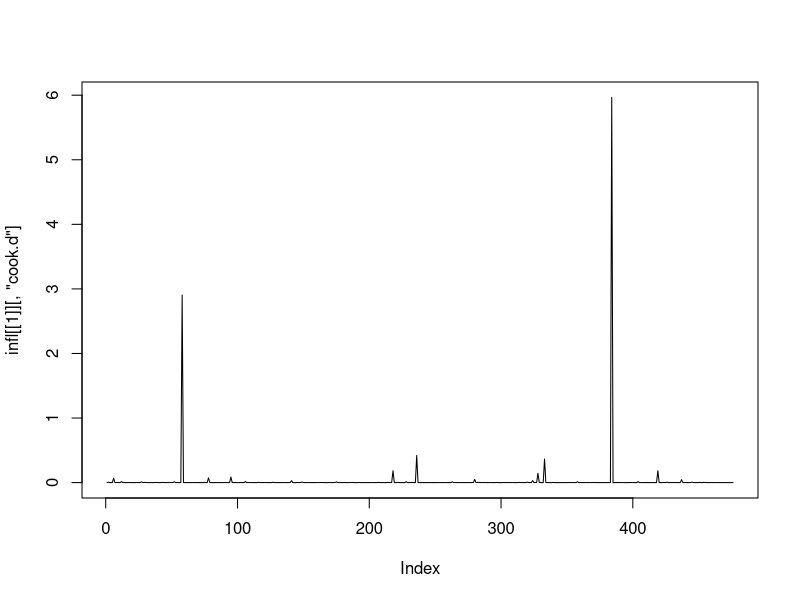
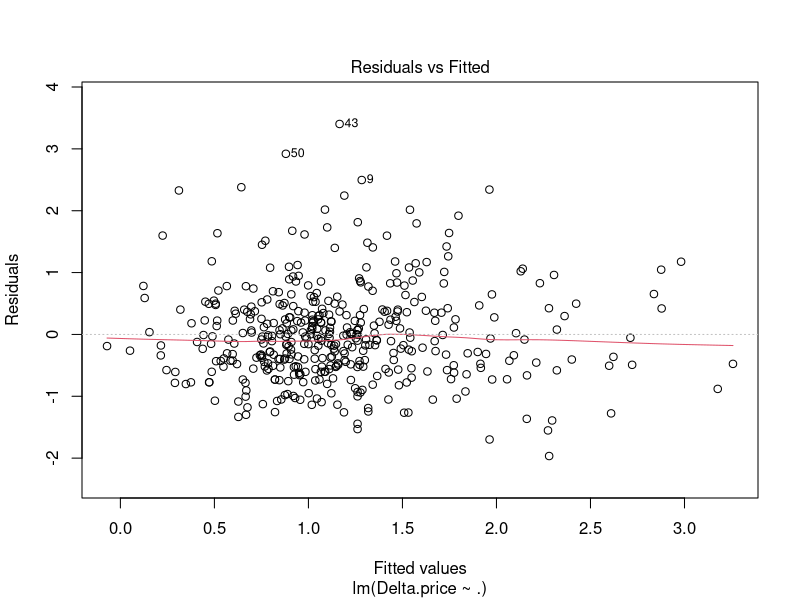
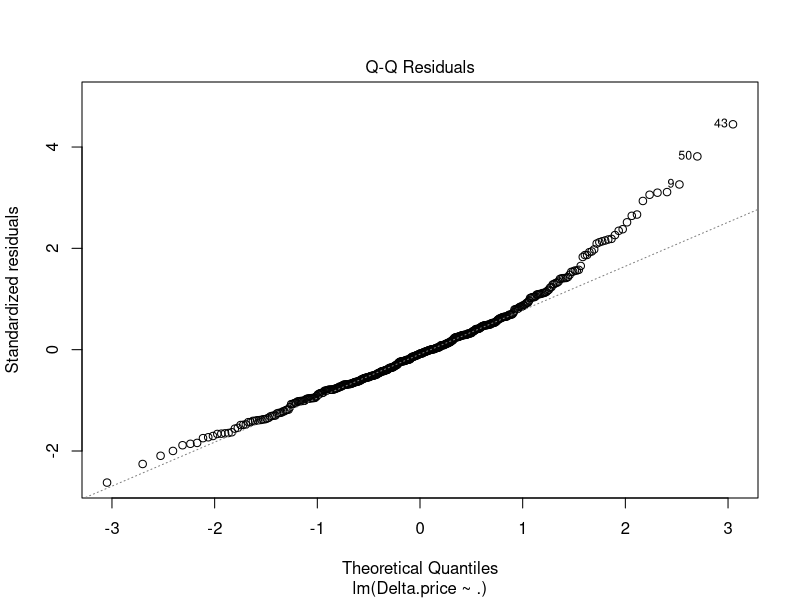
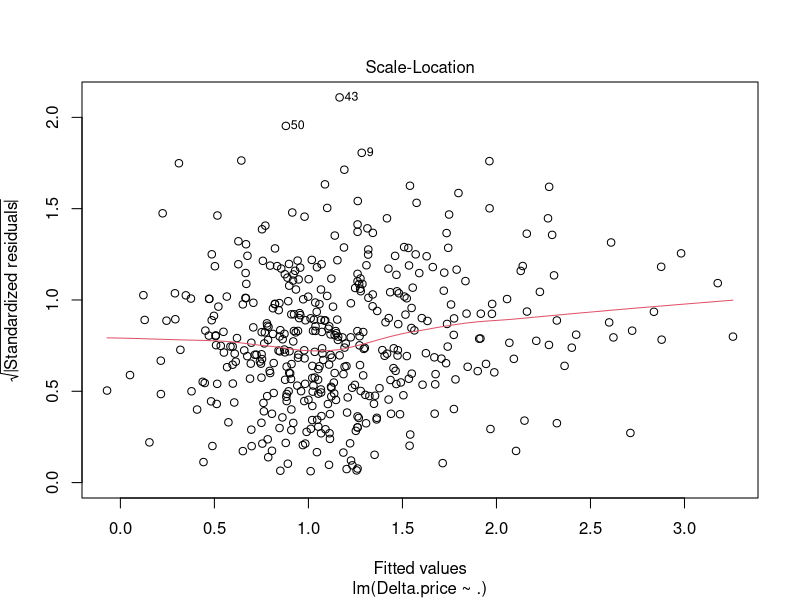
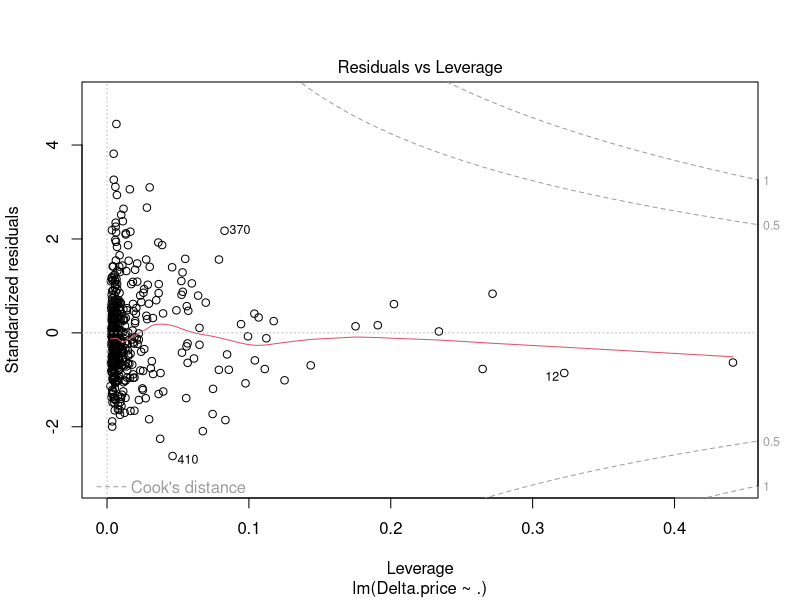

The R source for these figures, in order: (Note: this script raises an error after producing the figures.)
setwd("C:/")

clean_data <- read.csv('clean_data.csv', row.names = 1)

full.model <- lm(Delta.price ~ ., data = clean_data)
coefficients(full.model)
summary(full.model)

# Influential measures (DFBETAS, DFFITS, COOK's distance, Leverage)
infl <- influence.measures(full.model)
outliers <- summary(infl)
outlist <- rownames(outliers)

# Cook's distance plot
plot(infl[[1]][, "cook.d"], type="l")

# Dropping outliers
dropping <- 0 - as.numeric(outlist)
# length(dropped)
full.model.drop1 <- lm(Delta.price ~ ., data = clean_data, subset = dropping)

# By Residual and QQ plots
dropped <- c(-6,-333,-404,-14,-214,
             -27,-2,-127,-287,
             -384,-426,-49,-181,
             -43,-28,-149,-39,
             -50, -320, -326,
             -9, -119, -440,
             -78,-148, -29,-389,
             -21, -75, -297, -233)
# length(dropped)
full.model.drop2 <- lm(Delta.price ~ ., data = clean_data, subset=dropped)


summary(full.model.drop1) # No good
summary(full.model.drop2)

# Dropping by Residuals vs Leverage plot
droplist <- c(-384, -58, -358, -437, -236, -333, -218, -141, -228, -419, 
              -6, -328, -175, -78, -136, -95, -280, -17, -127, -447, -354, 
              -334, -106, -259, -388, -314, -404, -2, -149, -436, -426, -451, 
              -465, -372, -20, -14, -52, -276, -320, -27, -352, -131)

model1 <- lm(Delta.price ~ ., data = clean_data, subset=droplist)
summary(model1)
plot(model1)
# No good R^2

# Saving...
clean_data_drop <- clean_data[dropped, ]
write.csv(clean_data_drop, file = 'clean_data_drop.csv')

# Replace NAs with 0 <<<<<<<<<<<<<<<<<<<<<<<<<<<<<<<<<<<<<<<<<<<<<<<<<<<<<<<<
zero_data_drop <- zero_data[dropped, ]
write.csv(zero_data_drop, file = 'zero_data_drop.csv')
# <<<<<<<<<<<<<<<<<<<<<<<<<<<<<<<<<<<<<<<<<<<<<<<<<<<<<<<<<<<<<<<<<<<<<<<<<<<


